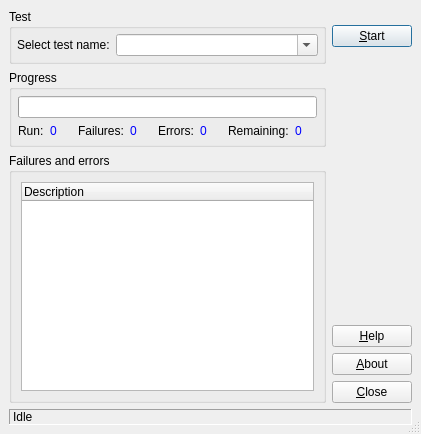
<ui version="4.0" >
 <author></author>
 <comment></comment>
 <exportmacro></exportmacro>
 <class>TestGui::UnitTest</class>
 <widget class="QDialog" name="TestGui::UnitTest" >
  <property name="geometry" >
   <rect>
    <x>0</x>
    <y>0</y>
    <width>421</width>
    <height>434</height>
   </rect>
  </property>
  <property name="windowTitle" >
   <string>FreeCAD UnitTest</string>
  </property>
  <property name="sizeGripEnabled" >
   <bool>true</bool>
  </property>
  <layout class="QGridLayout" >
   <property name="margin" >
    <number>9</number>
   </property>
   <property name="spacing" >
    <number>6</number>
   </property>
   <item row="2" column="0" >
    <widget class="QGroupBox" name="groupBox2" >
     <property name="title" >
      <string>Failures and errors</string>
     </property>
     <layout class="QGridLayout" >
      <property name="margin" >
       <number>9</number>
      </property>
      <property name="spacing" >
       <number>6</number>
      </property>
      <item row="0" column="0" >
       <widget class="QTreeWidget" name="treeViewFailure" >
        <property name="rootIsDecorated" >
         <bool>false</bool>
        </property>
        <column>
         <property name="text" >
          <string>Description</string>
         </property>
        </column>
       </widget>
      </item>
     </layout>
    </widget>
   </item>
   <item rowspan="3" row="0" column="1" >
    <layout class="QVBoxLayout" >
     <property name="margin" >
      <number>0</number>
     </property>
     <property name="spacing" >
      <number>6</number>
     </property>
     <item>
      <spacer>
       <property name="orientation" >
        <enum>Qt::Vertical</enum>
       </property>
       <property name="sizeType" >
        <enum>QSizePolicy::Fixed</enum>
       </property>
       <property name="sizeHint" >
        <size>
         <width>20</width>
         <height>16</height>
        </size>
       </property>
      </spacer>
     </item>
     <item>
      <widget class="QPushButton" name="startButton" >
       <property name="text" >
        <string>&amp;Start</string>
       </property>
       <property name="shortcut" >
        <string>Alt+S</string>
       </property>
       <property name="autoDefault" >
        <bool>true</bool>
       </property>
       <property name="default" >
        <bool>true</bool>
       </property>
      </widget>
     </item>
     <item>
      <spacer>
       <property name="orientation" >
        <enum>Qt::Vertical</enum>
       </property>
       <property name="sizeType" >
        <enum>QSizePolicy::Expanding</enum>
       </property>
       <property name="sizeHint" >
        <size>
         <width>77</width>
         <height>141</height>
        </size>
       </property>
      </spacer>
     </item>
     <item>
      <widget class="QPushButton" name="helpButton" >
       <property name="text" >
        <string>&amp;Help</string>
       </property>
       <property name="shortcut" >
        <string>F1</string>
       </property>
       <property name="autoDefault" >
        <bool>true</bool>
       </property>
      </widget>
     </item>
     <item>
      <widget class="QPushButton" name="aboutButton" >
       <property name="text" >
        <string>&amp;About</string>
       </property>
       <property name="shortcut" >
        <string>Alt+A</string>
       </property>
       <property name="autoDefault" >
        <bool>true</bool>
       </property>
      </widget>
     </item>
     <item>
      <widget class="QPushButton" name="closeButton" >
       <property name="text" >
        <string>&amp;Close</string>
       </property>
       <property name="shortcut" >
        <string>Alt+C</string>
       </property>
       <property name="autoDefault" >
        <bool>true</bool>
       </property>
      </widget>
     </item>
    </layout>
   </item>
   <item row="3" column="0" colspan="2" >
    <widget class="QLabel" name="textLabelStatus" >
     <property name="frameShape" >
      <enum>QFrame::Panel</enum>
     </property>
     <property name="frameShadow" >
      <enum>QFrame::Sunken</enum>
     </property>
     <property name="text" >
      <string>Idle</string>
     </property>
    </widget>
   </item>
   <item row="1" column="0" >
    <widget class="QGroupBox" name="groupBox1" >
     <property name="title" >
      <string>Progress</string>
     </property>
     <layout class="QGridLayout" >
      <property name="margin" >
       <number>6</number>
      </property>
      <property name="spacing" >
       <number>6</number>
      </property>
      <item row="0" column="0" colspan="8" >
       <widget class="QProgressBar" name="progressBar" >
        <property name="orientation" >
         <enum>Qt::Horizontal</enum>
        </property>
       </widget>
      </item>
      <item row="1" column="7" >
       <widget class="QLabel" name="textLabelRemCt" >
        <property name="text" >
         <string notr="true">&lt;font color="#0000ff">0&lt;/font></string>
        </property>
        <property name="alignment" >
         <set>Qt::AlignVCenter</set>
        </property>
       </widget>
      </item>
      <item row="1" column="6" >
       <widget class="QLabel" name="textLabelRem" >
        <property name="text" >
         <string>Remaining:</string>
        </property>
       </widget>
      </item>
      <item row="1" column="5" >
       <widget class="QLabel" name="textLabelErrCt" >
        <property name="text" >
         <string notr="true">&lt;font color="#0000ff">0&lt;/font></string>
        </property>
        <property name="alignment" >
         <set>Qt::AlignVCenter</set>
        </property>
       </widget>
      </item>
      <item row="1" column="4" >
       <widget class="QLabel" name="textLabelErr" >
        <property name="text" >
         <string>Errors:</string>
        </property>
       </widget>
      </item>
      <item row="1" column="3" >
       <widget class="QLabel" name="textLabelFailCt" >
        <property name="text" >
         <string notr="true">&lt;font color="#0000ff">0&lt;/font></string>
        </property>
        <property name="alignment" >
         <set>Qt::AlignVCenter</set>
        </property>
       </widget>
      </item>
      <item row="1" column="2" >
       <widget class="QLabel" name="textLabelFail" >
        <property name="text" >
         <string>Failures:</string>
        </property>
       </widget>
      </item>
      <item row="1" column="1" >
       <widget class="QLabel" name="textLabelRunCt" >
        <property name="text" >
         <string notr="true">&lt;font color="#0000ff">0&lt;/font></string>
        </property>
        <property name="alignment" >
         <set>Qt::AlignVCenter</set>
        </property>
       </widget>
      </item>
      <item row="1" column="0" >
       <widget class="QLabel" name="textLabelRun" >
        <property name="text" >
         <string>Run:</string>
        </property>
       </widget>
      </item>
     </layout>
    </widget>
   </item>
   <item row="0" column="0" >
    <widget class="QGroupBox" name="buttonGroup1" >
     <property name="title" >
      <string>Test</string>
     </property>
     <layout class="QHBoxLayout" >
      <property name="margin" >
       <number>5</number>
      </property>
      <property name="spacing" >
       <number>6</number>
      </property>
      <item>
       <widget class="QLabel" name="textLabelTest" >
        <property name="text" >
         <string>Select test name:</string>
        </property>
       </widget>
      </item>
      <item>
       <widget class="QComboBox" name="comboTests" >
        <property name="sizePolicy" >
         <sizepolicy>
          <hsizetype>3</hsizetype>
          <vsizetype>0</vsizetype>
          <horstretch>0</horstretch>
          <verstretch>0</verstretch>
         </sizepolicy>
        </property>
        <property name="editable" >
         <bool>true</bool>
        </property>
        <property name="duplicatesEnabled" >
         <bool>false</bool>
        </property>
       </widget>
      </item>
     </layout>
    </widget>
   </item>
  </layout>
 </widget>
 <layoutdefault spacing="6" margin="11" />
 <tabstops>
  <tabstop>comboTests</tabstop>
  <tabstop>startButton</tabstop>
  <tabstop>treeViewFailure</tabstop>
  <tabstop>helpButton</tabstop>
  <tabstop>aboutButton</tabstop>
  <tabstop>closeButton</tabstop>
 </tabstops>
 <resources/>
 <connections>
  <connection>
   <sender>closeButton</sender>
   <signal>clicked()</signal>
   <receiver>TestGui::UnitTest</receiver>
   <slot>close()</slot>
   <hints>
    <hint type="sourcelabel" >
     <x>376</x>
     <y>421</y>
    </hint>
    <hint type="destinationlabel" >
     <x>214</x>
     <y>252</y>
    </hint>
   </hints>
  </connection>
 </connections>
</ui>
